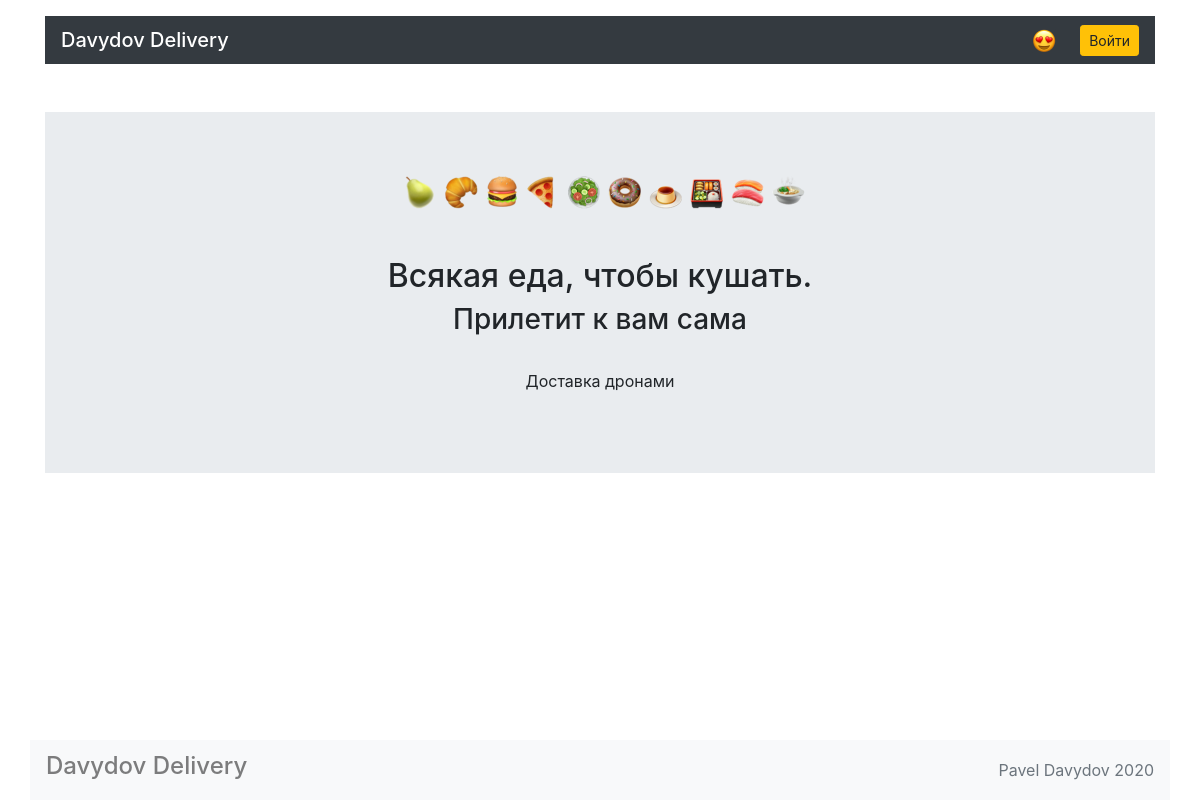
Before: / with the older database file.
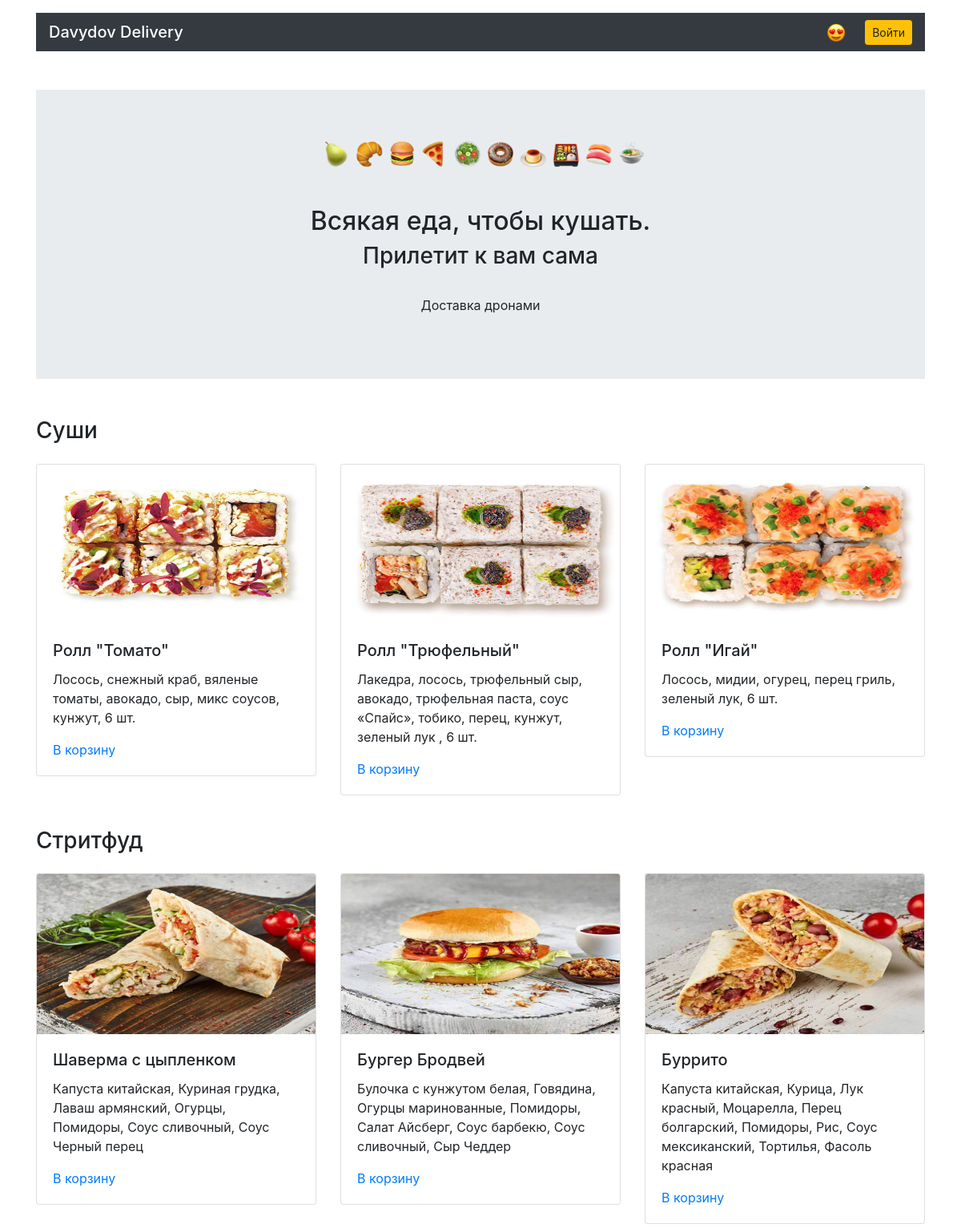
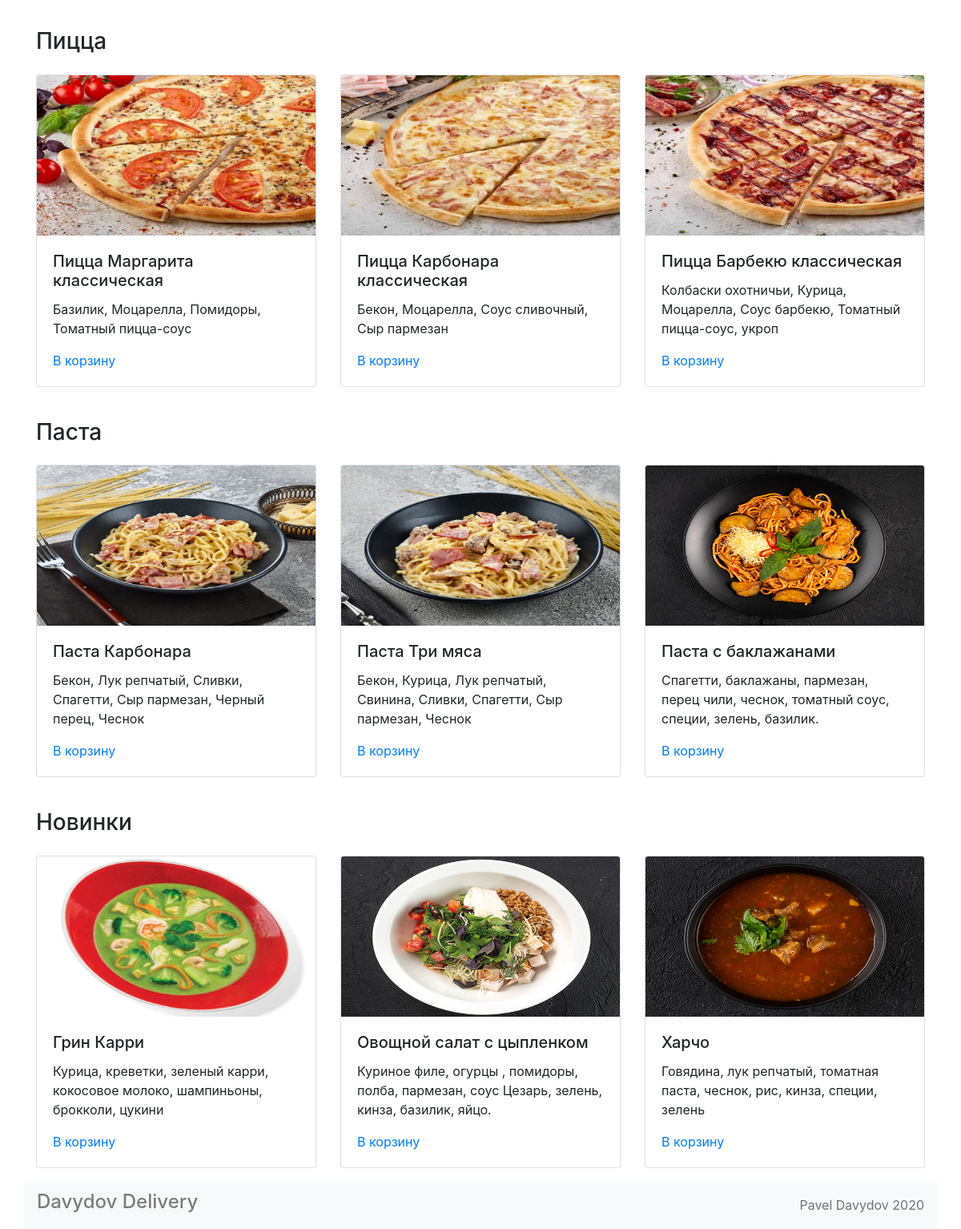
After: the same page with the newer database file (2 pictures, top to bottom).
### models.py (models this page shows)
class Category(db.Model):
    __tablename__ = "categories"
    id = db.Column(db.Integer, primary_key=True)
    title = db.Column(db.String)
    foods = db.relationship("Food", secondary=food_categories, back_populates="categories")

class Food(db.Model):
    __tablename__ = "foods"
    id = db.Column(db.Integer, primary_key=True)
    title = db.Column(db.String)
    price = db.Column(db.String)
    description = db.Column(db.String)
    picture = db.Column(db.String)
    categories = db.relationship("Category", secondary=food_categories, back_populates="foods")

### views.py (the view)
@app.route('/')
def home_page():
    dict_food = {}
    categories = db.session.query(Category).all()
    for category in categories:
        food_id = Category.query.filter(Category.id == category.id).scalar()
        dict_food.setdefault(category.title, food_id.foods[:3])
    cart = '' if not session.get('cart') else session.get('cart')  # todo
    print(sum(map(get_price, cart)))
    return render_template("main.html", dict_food=dict_food, login=get_login(), cart=cart)

### views.py (called while the page is built)
def get_login():
    return True if session.get('id_user') else False

### templates/main.html (shortened to what this page needs)
{% extends 'base.html' %}
{% block container %}
<body>
  <main class="container mt-3">
    <section class="my-5 jumbotron jumbotron-fluid">
      <div class="text-center">
        <img class="ml-2" alt="" width="401" height="33">
        <h1 class="h2 mt-5 m-2">Всякая еда, чтобы кушать.</h1>
        <h2 class="h3">Прилетит к вам сама</h2>
        <p class="pt-4">Доставка дронами</p>
      </div>
    </section>
    {% for category, foods in dict_food.items() %}
      <section>
        <h3 class="my-4">{{ category }}</h3>
        <div class="row mt-4">
          {% for food in foods %}
          <div class="col-12 col-md-4">
            <div class="card mb-3">
              <img src=static/pictures/{{ food.picture }} width="300" height="200" class="card-img-top" alt="">
              <div class="card-body">
                <h4 class="h5 card-title">{{ food.title }}</h4>
                <p class="card-text">{{ food.description }}</p>
                <a href="/addtocart/{{ food.id }}/" btn btn-danger">В корзину</a>
              </div>
            </div>
          </div>
        {% endfor %}
      </section>
    {% endfor %}
{% endblock %}

Changed rows visible on the page:
added Category: title "Суши"
added Food: picture (picture), title "Ролл \"Томато\"", description "Лосось, снежный краб, вяленые томаты, авокадо, сыр, микс соусов, кунжут, 6 шт.", shown under "Суши"
added Food: picture (picture), title "Ролл \"Трюфельный\"", description "Лакедра, лосось, трюфельный сыр, авокадо, трюфельная паста, соус «Спайс», тобико, перец, кунжут, зеленый лук , 6 шт.", shown under "Суши"
added Food: picture (picture), title "Ролл \"Игай\"", description "Лосось, мидии, огурец, перец гриль, зеленый лук, 6 шт.", shown under "Суши"
added Category: title "Стритфуд"
added Food: picture (picture), title "Шаверма с цыпленком", description "Капуста китайская, Куриная грудка, Лаваш армянский, Огурцы, Помидоры, Соус сливочный, Соус Черный перец", shown under "Стритфуд"
added Food: picture (picture), title "Бургер Бродвей", description "Булочка с кунжутом белая, Говядина, Огурцы маринованные, Помидоры, Салат Айсберг, Соус барбекю, Соус сливочный, Сыр Чеддер", shown under "Стритфуд"
added Food: picture (picture), title "Буррито", description "Капуста китайская, Курица, Лук красный, Моцарелла, Перец болгарский, Помидоры, Рис, Соус мексиканский, Тортилья, Фасоль красная", shown under "Стритфуд"
added Category: title "Пицца"
added Food: picture (picture), title "Пицца Маргарита классическая", description "Базилик, Моцарелла, Помидоры, Томатный пицца-соус", shown under "Пицца"
added Food: picture (picture), title "Пицца Карбонара классическая", description "Бекон, Моцарелла, Соус сливочный, Сыр пармезан", shown under "Пицца"
added Food: picture (picture), title "Пицца Барбекю классическая", description "Колбаски охотничьи, Курица, Моцарелла, Соус барбекю, Томатный пицца-соус, укроп", shown under "Пицца"
added Category: title "Паста"
added Food: picture (picture), title "Паста Карбонара", description "Бекон, Лук репчатый, Сливки, Спагетти, Сыр пармезан, Черный перец, Чеснок", shown under "Паста"
added Food: picture (picture), title "Паста Три мяса", description "Бекон, Курица, Лук репчатый, Свинина, Сливки, Спагетти, Сыр пармезан, Чеснок", shown under "Паста"
added Food: picture (picture), title "Паста с баклажанами", description "Спагетти, баклажаны, пармезан, перец чили, чеснок, томатный соус, специи, зелень, базилик.", shown under "Паста"
added Category: title "Новинки"
added Food: picture (picture), title "Грин Карри", description "Курица, креветки, зеленый карри, кокосовое молоко, шампиньоны, брокколи, цукини", shown under "Новинки"
added Food: picture (picture), title "Овощной салат с цыпленком", description "Куриное филе, огурцы , помидоры, полба, пармезан, соус Цезарь, зелень, кинза, базилик, яйцо.", shown under "Новинки"
added Food: picture (picture), title "Харчо", description "Говядина, лук репчатый, томатная паста, чеснок, рис, кинза, специи, зелень", shown under "Новинки"
